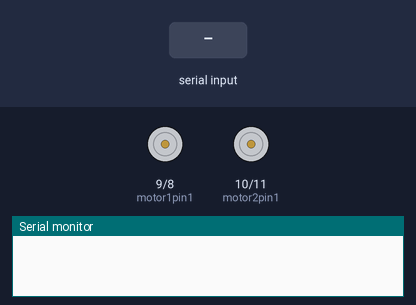
This sketch was run on a simulated Arduino Uno, built with avr-gcc and run on an emulated ATmega328P. Shown: motor-driver pin pairs drawn as motors (green arrow = first pin HIGH = forward, orange = second pin HIGH = backward, longer = more drive, scaled by the enable pin), the last lines printed to the serial monitor. Inputs (shaded band) come from the test bench.

Above: at 1.2 s.
1.3 s: "F\n" received over Serial
2.8 s: byte 66 ('B') received over Serial
At 4.0 s:
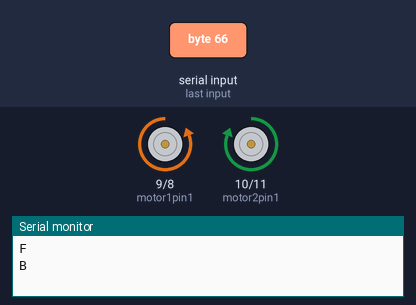
4.3 s: byte 76 ('L') received over Serial
At 5.3 s:
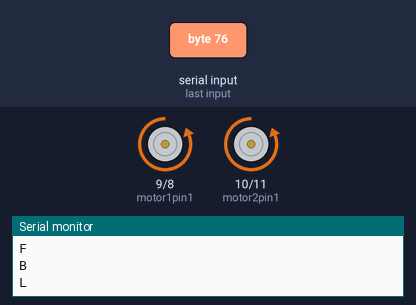
5.8 s: byte 82 ('R') received over Serial
At 6.4 s:
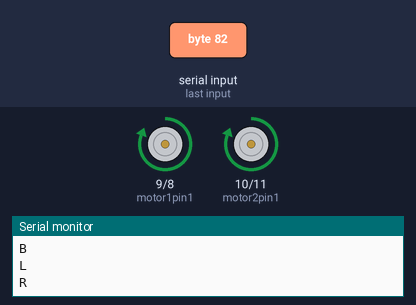
7.3 s: "1\n" received over Serial
At 8.7 s:
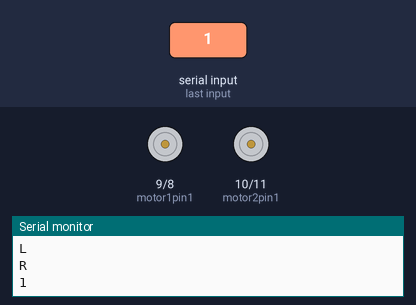
Timing chart, 0 to 9.8 s (numbered marks = the images above; inputs shaded):
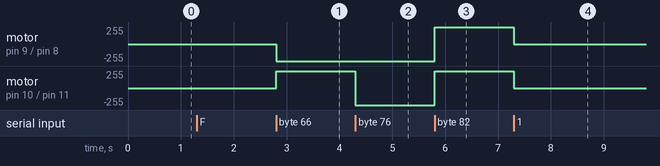

Measured:
- after the input at 2.8 s, motor on pin 9 (motor1pin1) / pin 8 (motor1pin2): stopped → backward 255/255 at once; motor on pin 10 (motor2pin1) / pin 11 (motor2pin2): stopped → forward 255/255 at once
- after the input at 4.3 s, motor on pin 10 (motor2pin1) / pin 11 (motor2pin2): forward 255/255 → backward 255/255 at once
- after the input at 5.8 s, motor on pin 9 (motor1pin1) / pin 8 (motor1pin2), motor on pin 10 (motor2pin1) / pin 11 (motor2pin2): backward 255/255 → forward 255/255 at once
- after the input at 7.3 s, motor on pin 9 (motor1pin1) / pin 8 (motor1pin2), motor on pin 10 (motor2pin1) / pin 11 (motor2pin2): forward 255/255 → stopped at once

The sketch:

BLUETOOTH_CAR.ino
```cpp
int motor1ena = 12;
int motor1pin1 = 9;
int motor1pin2 = 8;

int motor2ena = 13;
int motor2pin1 = 10;
int motor2pin2 = 11;

char command;

void setup() {
  Serial.begin(9600);

  pinMode(motor1pin1, OUTPUT);
  pinMode(motor1pin2, OUTPUT);
  pinMode(motor2pin1, OUTPUT);
  pinMode(motor2pin2, OUTPUT);
  // pinMode(motor1ena, OUTPUT);
  // pinMode(motor2ena, OUTPUT);

}

void loop() {
  if (Serial.available() > 0) {
    command = Serial.read();
    Stop();
    Serial.print(command);
    Serial.print("\n");
    switch (command) {
      case 'F':
        Forward();
        break;
      case 'B':
        Backward();
        break;
      case 'L':
        Left();
        break;
      case 'R':
        Right();
        break;
    }
  }
}

void Forward() {
  // LEFT
  digitalWrite(motor1pin1, HIGH);
  digitalWrite(motor1pin2, LOW);
  analogWrite(motor1ena, 255);

  // RIGHT
  digitalWrite(motor2pin1, LOW);
  digitalWrite(motor2pin2, HIGH);
  analogWrite(motor2ena, 255);
}

void Backward() {
  // LEFT
  digitalWrite(motor1pin1, LOW);
  digitalWrite(motor1pin2, HIGH);
  analogWrite(motor1ena, 255);

  // RIGHT
  digitalWrite(motor2pin1, HIGH);
  digitalWrite(motor2pin2, LOW);
  analogWrite(motor2ena, 255);
}

void Left() {
  // LEFT
  digitalWrite(motor1pin1, LOW);
  digitalWrite(motor1pin2, HIGH);
  analogWrite(motor1ena, 255);

  // RIGHT
  digitalWrite(motor2pin1, LOW);
  digitalWrite(motor2pin2, HIGH);
  analogWrite(motor2ena, 255);
}

void Right() {
  // LEFT
  digitalWrite(motor1pin1, HIGH);
  digitalWrite(motor1pin2, LOW);
  analogWrite(motor1ena, 255);

  // RIGHT
  digitalWrite(motor2pin1, HIGH);
  digitalWrite(motor2pin2, LOW);
  analogWrite(motor2ena, 255);
}

void Stop() {
  // LEFT
  digitalWrite(motor1pin1, LOW);
  digitalWrite(motor1pin2, LOW);
  analogWrite(motor1ena, 0);

  // RIGHT
  digitalWrite(motor2pin1, LOW);
  digitalWrite(motor2pin2, LOW);
  analogWrite(motor2ena, 0);
}
```
